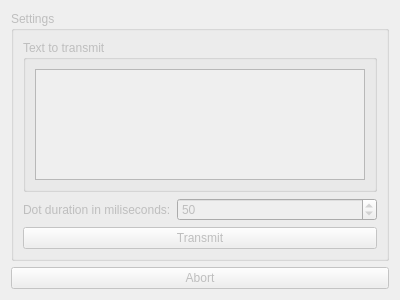
<?xml version="1.0" encoding="UTF-8"?>
<ui version="4.0">
 <class>TransmitterView</class>
 <widget class="QWidget" name="TransmitterView">
  <property name="geometry">
   <rect>
    <x>0</x>
    <y>0</y>
    <width>400</width>
    <height>300</height>
   </rect>
  </property>
  <property name="windowTitle">
   <string>Form</string>
  </property>
  <layout class="QVBoxLayout" name="verticalLayout">
   <item>
    <widget class="QGroupBox" name="m_TransmissionGroupBox">
     <property name="enabled">
      <bool>false</bool>
     </property>
     <property name="title">
      <string>Settings</string>
     </property>
     <layout class="QVBoxLayout" name="verticalLayout_3">
      <item>
       <widget class="QGroupBox" name="groupBox">
        <property name="title">
         <string>Text to transmit</string>
        </property>
        <layout class="QVBoxLayout" name="verticalLayout_2">
         <item>
          <widget class="QTextEdit" name="m_TextToTransmitTextEdit"/>
         </item>
        </layout>
       </widget>
      </item>
      <item>
       <layout class="QFormLayout" name="formLayout">
        <item row="0" column="0">
         <widget class="QLabel" name="label">
          <property name="text">
           <string>Dot duration in miliseconds:</string>
          </property>
         </widget>
        </item>
        <item row="0" column="1">
         <widget class="QSpinBox" name="m_DotDurationSpinBox">
          <property name="minimum">
           <number>1</number>
          </property>
          <property name="maximum">
           <number>10000</number>
          </property>
          <property name="value">
           <number>50</number>
          </property>
         </widget>
        </item>
       </layout>
      </item>
      <item>
       <widget class="QPushButton" name="m_TransmitPushButton">
        <property name="text">
         <string>Transmit</string>
        </property>
       </widget>
      </item>
     </layout>
    </widget>
   </item>
   <item>
    <widget class="QPushButton" name="m_AbortPushButton">
     <property name="enabled">
      <bool>false</bool>
     </property>
     <property name="text">
      <string>Abort</string>
     </property>
    </widget>
   </item>
  </layout>
 </widget>
 <resources/>
 <connections>
  <connection>
   <sender>m_TransmitPushButton</sender>
   <signal>clicked()</signal>
   <receiver>TransmitterView</receiver>
   <slot>OnTransmitButtonClicked()</slot>
   <hints>
    <hint type="sourcelabel">
     <x>199</x>
     <y>149</y>
    </hint>
    <hint type="destinationlabel">
     <x>199</x>
     <y>149</y>
    </hint>
   </hints>
  </connection>
  <connection>
   <sender>m_DotDurationSpinBox</sender>
   <signal>valueChanged(int)</signal>
   <receiver>TransmitterView</receiver>
   <slot>OnDotDurationChanged(int)</slot>
   <hints>
    <hint type="sourcelabel">
     <x>268</x>
     <y>240</y>
    </hint>
    <hint type="destinationlabel">
     <x>199</x>
     <y>149</y>
    </hint>
   </hints>
  </connection>
  <connection>
   <sender>m_AbortPushButton</sender>
   <signal>clicked()</signal>
   <receiver>TransmitterView</receiver>
   <slot>OnAbortButtonClicked()</slot>
   <hints>
    <hint type="sourcelabel">
     <x>199</x>
     <y>269</y>
    </hint>
    <hint type="destinationlabel">
     <x>199</x>
     <y>149</y>
    </hint>
   </hints>
  </connection>
 </connections>
 <slots>
  <slot>OnTransmitButtonClicked()</slot>
  <slot>OnDotDurationChanged(int)</slot>
  <slot>OnAbortButtonClicked()</slot>
 </slots>
</ui>
